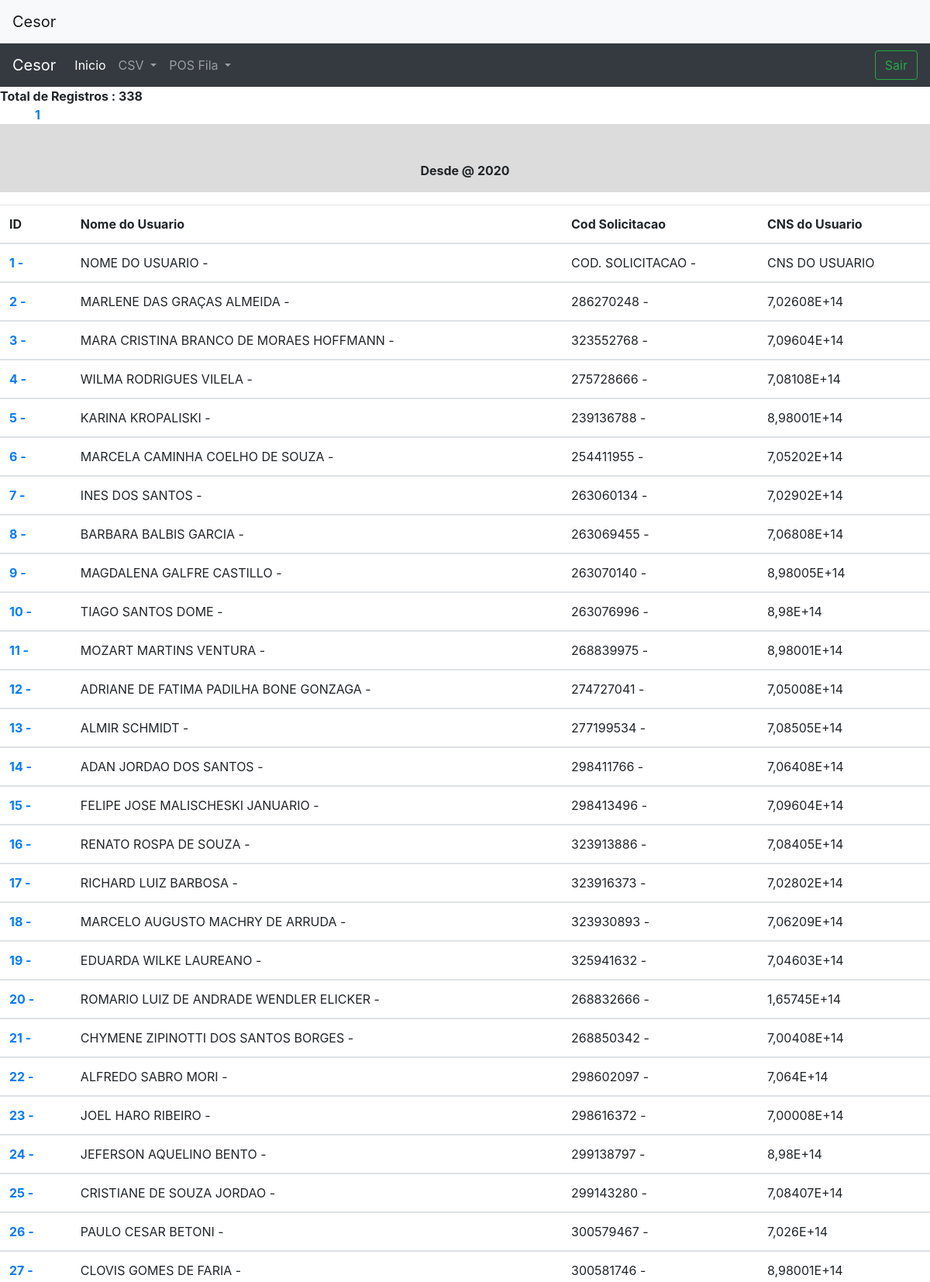
The page /content/home/ListarPF.php (upper part) on the database its author committed.
### tables this page shows
CREATE TABLE `posfila` (
  `id` int(11) NOT NULL,
  `dataExportacao` varchar(100) NOT NULL,
  `codCR` varchar(100) NOT NULL,
  `nomeCR` varchar(100) NOT NULL,
  `codCnesSol` varchar(100) NOT NULL,
  `nomeUnidadeSol` varchar(100) NOT NULL,
  `codCRsol` varchar(100) NOT NULL,
  `nomeCrSol` varchar(100) NOT NULL,
  `codModFila` varchar(100) NOT NULL,
  `codTipoFila` varchar(100) NOT NULL,
  `dataHoraSol` varchar(100) NOT NULL,
  `codididgdp` varchar(100) NOT NULL,
  `descididgdp` varchar(100) NOT NULL,
  `codidgidp` varchar(100) NOT NULL,
  `DescIdgdp` varchar(100) NOT NULL,
  `codSigTap` varchar(100) NOT NULL,
  `descSigTap` varchar(100) NOT NULL,
  `nomedoUsuario` varchar(100) NOT NULL,
  `dataNasc` varchar(100) NOT NULL,
  `nomeMaeUsuario` varchar(200) NOT NULL,
  `cnsdoUsr` varchar(100) NOT NULL,
  `cpfdoUsr` varchar(100) NOT NULL,
  `sexoUsr` varchar(100) NOT NULL,
  `codSolicitacao` varchar(100) NOT NULL,
  `codclassrisco` varchar(100) NOT NULL,
  `posicaoFila` varchar(100) NOT NULL,
  `estimativaAtendimentoProcedimento` varchar(100) NOT NULL,
  `estimativaAtendimentoPaciente` varchar(100) NOT NULL,
  `prodMediaMensalProc` varchar(100) NOT NULL,
  `codCid` varchar(100) NOT NULL,
  `desCid` varchar(100) NOT NULL
);

### content/home/ListarPF.php (the view, shortened to what this page needs)
<!DOCTYPE html>
<html lang="pt-br">
     <head>
    <link rel="stylesheet" href="https://stackpath.bootstrapcdn.com/bootstrap/4.1.3/css/bootstrap.min.css">
    </head>
  <body>
<?php include("nav.php");
include("../conecta.php");
?>
 <table class="table table-hover">
  <thead>
    <tr>
      <th scope="col">ID</th>
      <th scope="col">Nome do Usuario</th>
      <th scope="col">Cod Solicitacao</th>
      <th scope="col">CNS do Usuario</th>
    </tr>
 </thead>
<?php
    $pagina = (isset($_GET['pagina']))? $_GET['pagina'] : 1;
    $cmd = "select * from posfila";
    $produtos = mysqli_query($con,$cmd);
    $total = mysqli_num_rows($produtos);
    $registros = 1000000;
    $numPaginas = ceil($total/$registros);
    $inicio = ($registros*$pagina)-$registros;
    $cmd = "select * from posfila limit $inicio,$registros";
    $produtos = mysqli_query($con,$cmd);
    echo "<b>";
    echo "Total de Registros : ".$total = mysqli_num_rows($produtos);
    echo "<br>";
    while ($produto = mysqli_fetch_array($produtos)) {
      echo "<tbody>";
      echo"<tr>";
      echo "<th scope='row'>";
      echo "<a href='ListarDetalhadamente.php?cod=$produto[id]'>";
      echo $produto['id']." - ";
      echo "</a>";
      echo "</th>";
      echo "<td>";
      echo $produto['nomedoUsuario']." - ";
      echo"</td>";
      echo "<td>";
      echo $produto['codSolicitacao']." - ";
      echo"</td>";
      echo "<td>";
      echo $produto['cnsdoUsr'];
      echo"</td>";
      echo "</tr>";
      echo"</tbody>";
  }
echo "<div class='container'>";
    for($i = 1; $i < $numPaginas + 1; $i++) {
        echo "<a href='listarPacientesUti.php?pagina=$i'>".$i."</a> ";
    }
echo "</div>";
?>
  <?php include("footer.php"); ?>

### rows shown on the page
posfila: id "1", nomedoUsuario "NOME DO USUARIO", codSolicitacao "COD. SOLICITACAO", cnsdoUsr "CNS DO USUARIO"
posfila: id "2", nomedoUsuario "MARLENE DAS GRAÇAS ALMEIDA", codSolicitacao "286270248", cnsdoUsr "7,02608E+14"
posfila: id "3", nomedoUsuario "MARA CRISTINA BRANCO DE MORAES HOFFMANN", codSolicitacao "323552768", cnsdoUsr "7,09604E+14"
posfila: id "4", nomedoUsuario "WILMA RODRIGUES VILELA", codSolicitacao "275728666", cnsdoUsr "7,08108E+14"
posfila: id "5", nomedoUsuario "KARINA KROPALISKI", codSolicitacao "239136788", cnsdoUsr "8,98001E+14"
posfila: id "6", nomedoUsuario "MARCELA CAMINHA COELHO DE SOUZA", codSolicitacao "254411955", cnsdoUsr "7,05202E+14"
posfila: id "7", nomedoUsuario "INES DOS SANTOS", codSolicitacao "263060134", cnsdoUsr "7,02902E+14"
posfila: id "8", nomedoUsuario "BARBARA BALBIS GARCIA", codSolicitacao "263069455", cnsdoUsr "7,06808E+14"
posfila: id "9", nomedoUsuario "MAGDALENA GALFRE CASTILLO", codSolicitacao "263070140", cnsdoUsr "8,98005E+14"
posfila: id "10", nomedoUsuario "TIAGO SANTOS DOME", codSolicitacao "263076996", cnsdoUsr "8,98E+14"
posfila: id "11", nomedoUsuario "MOZART MARTINS VENTURA", codSolicitacao "268839975", cnsdoUsr "8,98001E+14"
posfila: id "12", nomedoUsuario "ADRIANE DE FATIMA PADILHA BONE GONZAGA", codSolicitacao "274727041", cnsdoUsr "7,05008E+14"
posfila: id "13", nomedoUsuario "ALMIR SCHMIDT", codSolicitacao "277199534", cnsdoUsr "7,08505E+14"
posfila: id "14", nomedoUsuario "ADAN JORDAO DOS SANTOS", codSolicitacao "298411766", cnsdoUsr "7,06408E+14"
posfila: id "15", nomedoUsuario "FELIPE JOSE MALISCHESKI JANUARIO", codSolicitacao "298413496", cnsdoUsr "7,09604E+14"
posfila: id "16", nomedoUsuario "RENATO ROSPA DE SOUZA", codSolicitacao "323913886", cnsdoUsr "7,08405E+14"
posfila: id "17", nomedoUsuario "RICHARD LUIZ BARBOSA", codSolicitacao "323916373", cnsdoUsr "7,02802E+14"
posfila: id "18", nomedoUsuario "MARCELO AUGUSTO MACHRY DE ARRUDA", codSolicitacao "323930893", cnsdoUsr "7,06209E+14"
posfila: id "19", nomedoUsuario "EDUARDA WILKE LAUREANO", codSolicitacao "325941632", cnsdoUsr "7,04603E+14"
posfila: id "20", nomedoUsuario "ROMARIO LUIZ DE ANDRADE WENDLER ELICKER", codSolicitacao "268832666", cnsdoUsr "1,65745E+14"
posfila: id "21", nomedoUsuario "CHYMENE ZIPINOTTI DOS SANTOS BORGES", codSolicitacao "268850342", cnsdoUsr "7,00408E+14"
posfila: id "22", nomedoUsuario "ALFREDO SABRO MORI", codSolicitacao "298602097", cnsdoUsr "7,064E+14"
posfila: id "23", nomedoUsuario "JOEL HARO RIBEIRO", codSolicitacao "298616372", cnsdoUsr "7,00008E+14"
posfila: id "24", nomedoUsuario "JEFERSON AQUELINO BENTO", codSolicitacao "299138797", cnsdoUsr "8,98E+14"
posfila: id "25", nomedoUsuario "CRISTIANE DE SOUZA JORDAO", codSolicitacao "299143280", cnsdoUsr "7,08407E+14"
posfila: id "26", nomedoUsuario "PAULO CESAR BETONI", codSolicitacao "300579467", cnsdoUsr "7,026E+14"
posfila: id "27", nomedoUsuario "CLOVIS GOMES DE FARIA", codSolicitacao "300581746", cnsdoUsr "8,98001E+14"

### other values the page prints
$total = mysqli_num_rows($produtos) "338"
